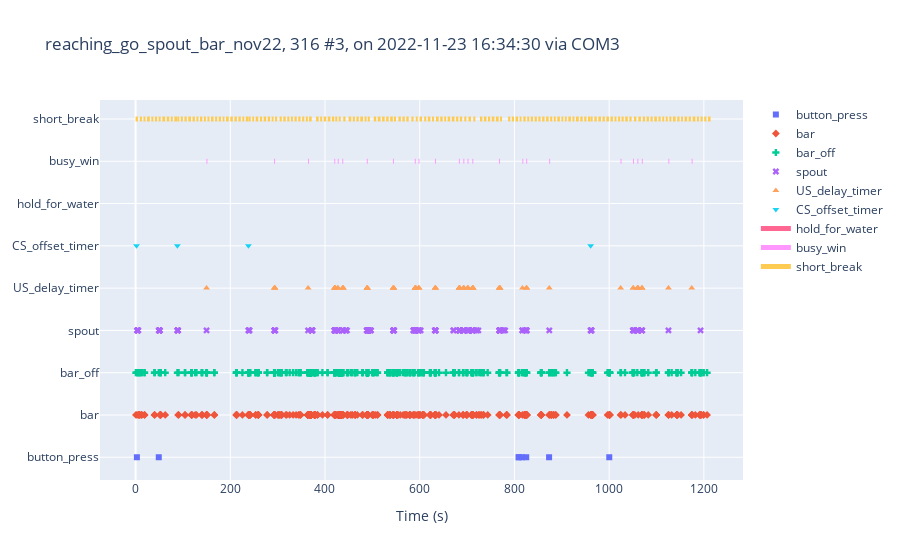

Source (notebook cell):
### Code cell
exp_cohort.sessions[0].plot_session(keys, state_def,
                                    export_son=True, son_filename='temp.smrx')

### Figure 1 — Plotly figure (JSON) as saved in the notebook; plotly's stock layout.template omitted (floating-point values rounded to 4 significant figures; data arrays with more than 128 entries replaced by an {"elided": "..."} marker saying what was removed)
{"data": [{"marker": {"symbol": "square"}, "mode": "markers", "name": "button_press", "type": "scatter", "x": [2.807, 49.0, 808.9, 809.4, 816.3, 824.9, 873.2, 1000.0], "y": ["button_press", "button_press", "button_press", "button_press", "button_press", "button_press", "button_press", "button_press"]}, {"marker": {"symbol": "diamond"}, "mode": "markers", "name": "bar", "type": "scatter", "x": {"elided": "484 float values"}, "y": {"elided": "484 str values"}}, {"marker": {"symbol": "cross"}, "mode": "markers", "name": "bar_off", "type": "scatter", "x": {"elided": "484 float values"}, "y": {"elided": "484 str values"}}, {"marker": {"symbol": "x"}, "mode": "markers", "name": "spout", "type": "scatter", "x": {"elided": "194 float values"}, "y": {"elided": "194 str values"}}, {"marker": {"symbol": "triangle-up"}, "mode": "markers", "name": "US_delay_timer", "type": "scatter", "x": [149.9, 292.8, 293.7, 294.1, 294.3, 364.4, 419.8, 420.4, 420.5, 420.8, 421.4, 421.7, 427.1, 427.5, 436.7, 438.2, 438.4, 438.6, 488.5, 488.9, 489.3, 489.5, 489.6, 543.7, 544.3, 544.8, 545.2, 545.3, 589.9, 590.4, 591.1, 591.5, 591.7, 591.7, 597.8, 597.9, 599.0, 632.6, 632.7, 633.3, 633.7, 683.0, 683.5, 683.9, 684.2, 684.7, 684.8, 692.4, 692.7, 693.0, 693.4, 701.2, 701.7, 701.9, 702.0, 711.3, 711.7, 712.0, 712.5, 712.6, 712.8, 767.8, 768.3, 768.7, 769.0, 769.4, 769.7, 816.9, 825.1, 825.5, 826.1, 873.6, 1024.0, 1051.0, 1051.0, 1060.0, 1060.0, 1060.0, 1061.0, 1061.0, 1069.0, 1069.0, 1070.0, 1125.0, 1174.0], "y": ["US_delay_timer", "US_delay_timer", "US_delay_timer", "US_delay_timer", "US_delay_timer", "US_delay_timer", "US_delay_timer", "US_delay_timer", "US_delay_timer", "US_delay_timer", "US_delay_timer", "US_delay_timer", "US_delay_timer", "US_delay_timer", "US_delay_timer", "US_delay_timer", "US_delay_timer", "US_delay_timer", "US_delay_timer", "US_delay_timer", "US_delay_timer", "US_delay_timer", "US_delay_timer", "US_delay_timer", "US_delay_timer", "US_delay_timer", "US_delay_timer", "US_delay_timer", "US_delay_timer", "US_delay_timer", "US_delay_timer", "US_delay_timer", "US_delay_timer", "US_delay_timer", "US_delay_timer", "US_delay_timer", "US_delay_timer", "US_delay_timer", "US_delay_timer", "US_delay_timer", "US_delay_timer", "US_delay_timer", "US_delay_timer", "US_delay_timer", "US_delay_timer", "US_delay_timer", "US_delay_timer", "US_delay_timer", "US_delay_timer", "US_delay_timer", "US_delay_timer", "US_delay_timer", "US_delay_timer", "US_delay_timer", "US_delay_timer", "US_delay_timer", "US_delay_timer", "US_delay_timer", "US_delay_timer", "US_delay_timer", "US_delay_timer", "US_delay_timer", "US_delay_timer", "US_delay_timer", "US_delay_timer", "US_delay_timer", "US_delay_timer", "US_delay_timer", "US_delay_timer", "US_delay_timer", "US_delay_timer", "US_delay_timer", "US_delay_timer", "US_delay_timer", "US_delay_timer", "US_delay_timer", "US_delay_timer", "US_delay_timer", "US_delay_timer", "US_delay_timer", "US_delay_timer", "US_delay_timer", "US_delay_timer", "US_delay_timer", "US_delay_timer"]}, {"marker": {"symbol": "triangle-down"}, "mode": "markers", "name": "CS_offset_timer", "type": "scatter", "x": [2, 88.28, 238.3, 961.0], "y": ["CS_offset_timer", "CS_offset_timer", "CS_offset_timer", "CS_offset_timer"]}, {"line": {"width": 5}, "mode": "lines", "name": "hold_for_water", "type": "scatter", "x": {"elided": "435 float values"}, "y": {"elided": "435 str values"}}, {"line": {"width": 5}, "mode": "lines", "name": "waiting_for_spout", "type": "scatter", "x": [], "y": []}, {"line": {"width": 5}, "mode": "lines", "name": "busy_win", "type": "scatter", "x": [149.7, 151.7, null, 292.6, 294.6, null, 364.2, 366.2, null, 419.6, 421.7, null, 426.9, 428.9, null, 436.5, 438.5, null, 488.3, 490.3, null, 543.5, 545.5, null, 589.7, 591.7, null, 597.6, 599.6, null, 632.4, 634.4, null, 682.8, 684.8, null, 692.2, 694.2, null, 701.0, 703.0, null, 711.1, 713.1, null, 767.6, 769.6, null, 816.7, 818.7, null, 824.9, 826.9, null, 873.4, 875.4, null, 1024.0, 1026.0, null, 1050.0, 1052.0, null, 1060.0, 1062.0, null, 1069.0, 1071.0, null, 1125.0, 1127.0, null, 1174.0, 1176.0, null], "y": ["busy_win", "busy_win", "busy_win", "busy_win", "busy_win", "busy_win", "busy_win", "busy_win", "busy_win", "busy_win", "busy_win", "busy_win", "busy_win", "busy_win", "busy_win", "busy_win", "busy_win", "busy_win", "busy_win", "busy_win", "busy_win", "busy_win", "busy_win", "busy_win", "busy_win", "busy_win", "busy_win", "busy_win", "busy_win", "busy_win", "busy_win", "busy_win", "busy_win", "busy_win", "busy_win", "busy_win", "busy_win", "busy_win", "busy_win", "busy_win", "busy_win", "busy_win", "busy_win", "busy_win", "busy_win", "busy_win", "busy_win", "busy_win", "busy_win", "busy_win", "busy_win", "busy_win", "busy_win", "busy_win", "busy_win", "busy_win", "busy_win", "busy_win", "busy_win", "busy_win", "busy_win", "busy_win", "busy_win", "busy_win", "busy_win", "busy_win", "busy_win", "busy_win", "busy_win", "busy_win", "busy_win", "busy_win", "busy_win", "busy_win", "busy_win"]}, {"line": {"width": 5}, "mode": "lines", "name": "short_break", "type": "scatter", "x": {"elided": "435 float values"}, "y": {"elided": "435 str values"}}], "layout": {"title": {"text": "reaching_go_spout_bar_nov22, 316 #3, on 2022-11-23 16:34:30 via COM3"}, "xaxis": {"title": {"text": "Time (s)"}}, "yaxis": {"fixedrange": true}}}
